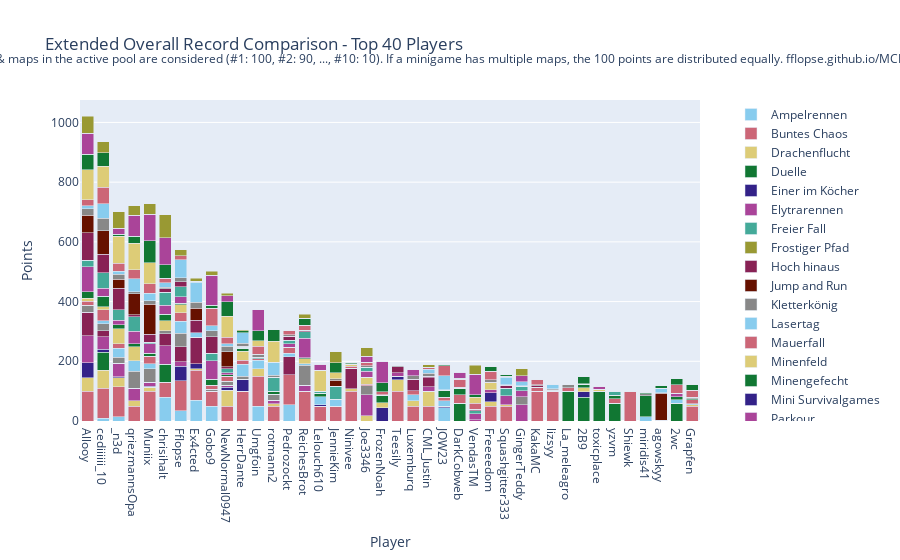

Notebook source saved alongside this figure:
### Code cell
import plotly.graph_objects as go

# Sum all columns to get the total score
outDf['Total'] = outDf.sum(axis=1)

# Sort by total score and fill N/A values with 0
outDf = outDf.sort_values(by='Total', ascending=False).fillna(0)

# Crop to top 10 players
cropDf = outDf.head(40).copy()

# Drop the 'Total' column for plotting
cropDf = cropDf.drop(columns=['Total'])

# Create a color palette
color_palette = px.colors.qualitative.Safe

# Create the stacked bar plot
fig = go.Figure()

cropDf = remove_duplicate_columns(cropDf)

for column in cropDf.columns.difference(['Player']):
    fig.add_trace(go.Bar(
        x=cropDf.index,
        y=cropDf[column],
        name=column,
        marker_color=color_palette[len(fig.data) % len(color_palette)]
    ))

# Update layout
fig.update_layout(
    barmode='stack',
    title='Extended Overall Record Comparison - Top 40 Players',
    xaxis=dict(title='Player'),
    yaxis=dict(title='Points'),
    #height=800,
    #width=1000,
    legend=dict(
        x=1.05,
        y=0.5,
        traceorder='normal',
        font=dict(size=12),
        bgcolor='rgba(255, 255, 255, 0)',
        bordercolor='rgba(0, 0, 0, 0)'
    ),
    margin=dict(r=200),  # Adjust right margin to make room for the legend
    annotations=[
        dict(
            x=0.5,
            y=1.1635,
            xref='paper',
            yref='paper',
            text='Max 100 points per minigame. Records #1 through #10 of games & maps in the active pool are considered (#1: 100, #2: 90, ..., #10: 10). If a minigame has multiple maps, the 100 points are distributed equally. fflopse.github.io/MCP-Records/data-analysis/global-ranking.ipynb',
            showarrow=False,
            font=dict(size=12),
            xanchor='center'
        )
    ]
)

fig.show()

# save the plot as an html file

fig.write_html('out/ext_overall_record_comparison.html')

### Figure 1 — Plotly figure (JSON) as saved in the notebook; plotly's stock layout.template omitted (floating-point values rounded to 4 significant figures)
{"data": [{"marker": {"color": "rgb(136, 204, 238)"}, "name": "Ampelrennen", "type": "bar", "x": ["Allooy", "cediiiiii_10", "_n3d", "qriezmannsOpa", "Muniix", "chrisihalt", "Fflopse", "Ex4cted", "Gobo9", "NewNormal0947", "HerrDante", "Umgfoin", "rotmann2", "Pedrozockt", "ReichesBrot", "Lelouch610", "JennieKim", "Ninivee", "Joe3346", "FrozenNoah", "Teesily", "Luxemburq", "CML_Justin", "JOW23", "DarkCobweb", "VendasTM", "Freeeedom", "Squashgitter333", "GingerTeddy", "KakaMC", "lizsyy", "La_meleagro", "2B9", "toxicplace", "yzvm", "Shiewk", "miridis41", "agowskyy", "2wc", "Grapfen"], "y": [0.0, 10.0, 15.0, 0.0, 0.0, 80.0, 35.0, 70.0, 50.0, 0.0, 0.0, 50.0, 0.0, 55.0, 0.0, 0.0, 0.0, 0.0, 0.0, 0.0, 0.0, 0.0, 0.0, 45.0, 0.0, 0.0, 0.0, 0.0, 0.0, 0.0, 0.0, 0.0, 0.0, 0.0, 0.0, 0.0, 15.0, 0.0, 0.0, 0.0]}, {"marker": {"color": "rgb(204, 102, 119)"}, "name": "Buntes Chaos", "type": "bar", "x": ["Allooy", "cediiiiii_10", "_n3d", "qriezmannsOpa", "Muniix", "chrisihalt", "Fflopse", "Ex4cted", "Gobo9", "NewNormal0947", "HerrDante", "Umgfoin", "rotmann2", "Pedrozockt", "ReichesBrot", "Lelouch610", "JennieKim", "Ninivee", "Joe3346", "FrozenNoah", "Teesily", "Luxemburq", "CML_Justin", "JOW23", "DarkCobweb", "VendasTM", "Freeeedom", "Squashgitter333", "GingerTeddy", "KakaMC", "lizsyy", "La_meleagro", "2B9", "toxicplace", "yzvm", "Shiewk", "miridis41", "agowskyy", "2wc", "Grapfen"], "y": [100.0, 100.0, 100.0, 50.0, 100.0, 50.0, 100.0, 100.0, 50.0, 50.0, 100.0, 100.0, 50.0, 100.0, 100.0, 50.0, 50.0, 100.0, 0.0, 0.0, 100.0, 50.0, 50.0, 0.0, 0.0, 0.0, 50.0, 50.0, 0.0, 100.0, 100.0, 0.0, 0.0, 0.0, 0.0, 100.0, 0.0, 0.0, 0.0, 50.0]}, {"marker": {"color": "rgb(221, 204, 119)"}, "name": "Drachenflucht", "type": "bar", "x": ["Allooy", "cediiiiii_10", "_n3d", "qriezmannsOpa", "Muniix", "chrisihalt", "Fflopse", "Ex4cted", "Gobo9", "NewNormal0947", "HerrDante", "Umgfoin", "rotmann2", "Pedrozockt", "ReichesBrot", "Lelouch610", "JennieKim", "Ninivee", "Joe3346", "FrozenNoah", "Teesily", "Luxemburq", "CML_Justin", "JOW23", "DarkCobweb", "VendasTM", "Freeeedom", "Squashgitter333", "GingerTeddy", "KakaMC", "lizsyy", "La_meleagro", "2B9", "toxicplace", "yzvm", "Shiewk", "miridis41", "agowskyy", "2wc", "Grapfen"], "y": [45.0, 60.0, 30.0, 17.5, 12.5, 0.0, 0.0, 5.0, 0.0, 52.5, 0.0, 25.0, 7.5, 0.0, 0.0, 0.0, 0.0, 7.5, 17.5, 0.0, 37.5, 17.5, 50.0, 0.0, 0.0, 0.0, 15.0, 5.0, 0.0, 0.0, 0.0, 0.0, 0.0, 0.0, 0.0, 0.0, 0.0, 0.0, 0.0, 5.0]}, {"marker": {"color": "rgb(17, 119, 51)"}, "name": "Duelle", "type": "bar", "x": ["Allooy", "cediiiiii_10", "_n3d", "qriezmannsOpa", "Muniix", "chrisihalt", "Fflopse", "Ex4cted", "Gobo9", "NewNormal0947", "HerrDante", "Umgfoin", "rotmann2", "Pedrozockt", "ReichesBrot", "Lelouch610", "JennieKim", "Ninivee", "Joe3346", "FrozenNoah", "Teesily", "Luxemburq", "CML_Justin", "JOW23", "DarkCobweb", "VendasTM", "Freeeedom", "Squashgitter333", "GingerTeddy", "KakaMC", "lizsyy", "La_meleagro", "2B9", "toxicplace", "yzvm", "Shiewk", "miridis41", "agowskyy", "2wc", "Grapfen"], "y": [0.0, 60.0, 0.0, 0.0, 0.0, 60.0, 0.0, 0.0, 0.0, 0.0, 0.0, 0.0, 0.0, 0.0, 0.0, 0.0, 0.0, 0.0, 0.0, 0.0, 0.0, 0.0, 0.0, 0.0, 60.0, 0.0, 0.0, 0.0, 0.0, 0.0, 0.0, 100.0, 80.0, 100.0, 60.0, 0.0, 70.0, 0.0, 60.0, 0.0]}, {"marker": {"color": "rgb(51, 34, 136)"}, "name": "Einer im Köcher", "type": "bar", "x": ["Allooy", "cediiiiii_10", "_n3d", "qriezmannsOpa", "Muniix", "chrisihalt", "Fflopse", "Ex4cted", "Gobo9", "NewNormal0947", "HerrDante", "Umgfoin", "rotmann2", "Pedrozockt", "ReichesBrot", "Lelouch610", "JennieKim", "Ninivee", "Joe3346", "FrozenNoah", "Teesily", "Luxemburq", "CML_Justin", "JOW23", "DarkCobweb", "VendasTM", "Freeeedom", "Squashgitter333", "GingerTeddy", "KakaMC", "lizsyy", "La_meleagro", "2B9", "toxicplace", "yzvm", "Shiewk", "miridis41", "agowskyy", "2wc", "Grapfen"], "y": [50.0, 10.0, 4.0, 0.0, 4.0, 0.0, 48.0, 16.0, 0.0, 10.0, 40.0, 0.0, 0.0, 0.0, 0.0, 4.0, 0.0, 0.0, 0.0, 44.0, 12.0, 0.0, 0.0, 4.0, 0.0, 0.0, 30.0, 0.0, 0.0, 0.0, 0.0, 0.0, 18.0, 0.0, 0.0, 0.0, 0.0, 0.0, 0.0, 0.0]}, {"marker": {"color": "rgb(170, 68, 153)"}, "name": "Elytrarennen", "type": "bar", "x": ["Allooy", "cediiiiii_10", "_n3d", "qriezmannsOpa", "Muniix", "chrisihalt", "Fflopse", "Ex4cted", "Gobo9", "NewNormal0947", "HerrDante", "Umgfoin", "rotmann2", "Pedrozockt", "ReichesBrot", "Lelouch610", "JennieKim", "Ninivee", "Joe3346", "FrozenNoah", "Teesily", "Luxemburq", "CML_Justin", "JOW23", "DarkCobweb", "VendasTM", "Freeeedom", "Squashgitter333", "GingerTeddy", "KakaMC", "lizsyy", "La_meleagro", "2B9", "toxicplace", "yzvm", "Shiewk", "miridis41", "agowskyy", "2wc", "Grapfen"], "y": [90.0, 42.5, 45.0, 42.5, 12.5, 62.5, 15.0, 0.0, 0.0, 7.5, 0.0, 0.0, 12.5, 0.0, 20.0, 0.0, 0.0, 0.0, 70.0, 0.0, 0.0, 0.0, 15.0, 0.0, 0.0, 5.0, 10.0, 30.0, 55.0, 0.0, 0.0, 0.0, 0.0, 0.0, 0.0, 0.0, 0.0, 0.0, 0.0, 0.0]}, {"marker": {"color": "rgb(68, 170, 153)"}, "name": "Freier Fall", "type": "bar", "x": ["Allooy", "cediiiiii_10", "_n3d", "qriezmannsOpa", "Muniix", "chrisihalt", "Fflopse", "Ex4cted", "Gobo9", "NewNormal0947", "HerrDante", "Umgfoin", "rotmann2", "Pedrozockt", "ReichesBrot", "Lelouch610", "JennieKim", "Ninivee", "Joe3346", "FrozenNoah", "Teesily", "Luxemburq", "CML_Justin", "JOW23", "DarkCobweb", "VendasTM", "Freeeedom", "Squashgitter333", "GingerTeddy", "KakaMC", "lizsyy", "La_meleagro", "2B9", "toxicplace", "yzvm", "Shiewk", "miridis41", "agowskyy", "2wc", "Grapfen"], "y": [0.0, 0.0, 0.0, 0.0, 0.0, 0.0, 0.0, 0.0, 0.0, 0.0, 0.0, 0.0, 0.0, 0.0, 0.0, 0.0, 0.0, 0.0, 0.0, 0.0, 0.0, 0.0, 0.0, 0.0, 0.0, 0.0, 0.0, 0.0, 0.0, 0.0, 0.0, 0.0, 0.0, 0.0, 0.0, 0.0, 0.0, 0.0, 0.0, 0.0]}, {"marker": {"color": "rgb(153, 153, 51)"}, "name": "Frostiger Pfad", "type": "bar", "x": ["Allooy", "cediiiiii_10", "_n3d", "qriezmannsOpa", "Muniix", "chrisihalt", "Fflopse", "Ex4cted", "Gobo9", "NewNormal0947", "HerrDante", "Umgfoin", "rotmann2", "Pedrozockt", "ReichesBrot", "Lelouch610", "JennieKim", "Ninivee", "Joe3346", "FrozenNoah", "Teesily", "Luxemburq", "CML_Justin", "JOW23", "DarkCobweb", "VendasTM", "Freeeedom", "Squashgitter333", "GingerTeddy", "KakaMC", "lizsyy", "La_meleagro", "2B9", "toxicplace", "yzvm", "Shiewk", "miridis41", "agowskyy", "2wc", "Grapfen"], "y": [0.0, 0.0, 0.0, 0.0, 0.0, 0.0, 0.0, 0.0, 0.0, 0.0, 0.0, 0.0, 0.0, 0.0, 0.0, 0.0, 0.0, 0.0, 0.0, 0.0, 0.0, 0.0, 0.0, 0.0, 0.0, 0.0, 0.0, 0.0, 0.0, 0.0, 0.0, 0.0, 0.0, 0.0, 0.0, 0.0, 0.0, 0.0, 0.0, 0.0]}, {"marker": {"color": "rgb(136, 34, 85)"}, "name": "Hoch hinaus", "type": "bar", "x": ["Allooy", "cediiiiii_10", "_n3d", "qriezmannsOpa", "Muniix", "chrisihalt", "Fflopse", "Ex4cted", "Gobo9", "NewNormal0947", "HerrDante", "Umgfoin", "rotmann2", "Pedrozockt", "ReichesBrot", "Lelouch610", "JennieKim", "Ninivee", "Joe3346", "FrozenNoah", "Teesily", "Luxemburq", "CML_Justin", "JOW23", "DarkCobweb", "VendasTM", "Freeeedom", "Squashgitter333", "GingerTeddy", "KakaMC", "lizsyy", "La_meleagro", "2B9", "toxicplace", "yzvm", "Shiewk", "miridis41", "agowskyy", "2wc", "Grapfen"], "y": [80.0, 20.0, 0.0, 0.0, 0.0, 40.0, 50.0, 90.0, 0.0, 0.0, 0.0, 0.0, 0.0, 60.0, 0.0, 0.0, 0.0, 70.0, 0.0, 0.0, 0.0, 0.0, 30.0, 0.0, 0.0, 0.0, 0.0, 0.0, 0.0, 0.0, 0.0, 0.0, 0.0, 0.0, 0.0, 0.0, 0.0, 0.0, 0.0, 0.0]}, {"marker": {"color": "rgb(102, 17, 0)"}, "name": "Jump and Run", "type": "bar", "x": ["Allooy", "cediiiiii_10", "_n3d", "qriezmannsOpa", "Muniix", "chrisihalt", "Fflopse", "Ex4cted", "Gobo9", "NewNormal0947", "HerrDante", "Umgfoin", "rotmann2", "Pedrozockt", "ReichesBrot", "Lelouch610", "JennieKim", "Ninivee", "Joe3346", "FrozenNoah", "Teesily", "Luxemburq", "CML_Justin", "JOW23", "DarkCobweb", "VendasTM", "Freeeedom", "Squashgitter333", "GingerTeddy", "KakaMC", "lizsyy", "La_meleagro", "2B9", "toxicplace", "yzvm", "Shiewk", "miridis41", "agowskyy", "2wc", "Grapfen"], "y": [0.0, 0.0, 0.0, 0.0, 0.0, 0.0, 0.0, 0.0, 0.0, 0.0, 0.0, 0.0, 0.0, 0.0, 0.0, 0.0, 0.0, 0.0, 0.0, 0.0, 0.0, 0.0, 0.0, 0.0, 0.0, 0.0, 0.0, 0.0, 0.0, 0.0, 0.0, 0.0, 0.0, 0.0, 0.0, 0.0, 0.0, 0.0, 0.0, 0.0]}, {"marker": {"color": "rgb(136, 136, 136)"}, "name": "Kletterkönig", "type": "bar", "x": ["Allooy", "cediiiiii_10", "_n3d", "qriezmannsOpa", "Muniix", "chrisihalt", "Fflopse", "Ex4cted", "Gobo9", "NewNormal0947", "HerrDante", "Umgfoin", "rotmann2", "Pedrozockt", "ReichesBrot", "Lelouch610", "JennieKim", "Ninivee", "Joe3346", "FrozenNoah", "Teesily", "Luxemburq", "CML_Justin", "JOW23", "DarkCobweb", "VendasTM", "Freeeedom", "Squashgitter333", "GingerTeddy", "KakaMC", "lizsyy", "La_meleagro", "2B9", "toxicplace", "yzvm", "Shiewk", "miridis41", "agowskyy", "2wc", "Grapfen"], "y": [23.33, 23.33, 20.0, 56.67, 46.67, 10.0, 46.67, 0.0, 6.667, 13.33, 10.0, 0.0, 20.0, 0.0, 66.67, 0.0, 0.0, 0.0, 30.0, 0.0, 0.0, 0.0, 0.0, 0.0, 0.0, 0.0, 0.0, 0.0, 26.67, 0.0, 0.0, 0.0, 0.0, 0.0, 0.0, 0.0, 0.0, 0.0, 0.0, 0.0]}, {"marker": {"color": "rgb(136, 204, 238)"}, "name": "Lasertag", "type": "bar", "x": ["Allooy", "cediiiiii_10", "_n3d", "qriezmannsOpa", "Muniix", "chrisihalt", "Fflopse", "Ex4cted", "Gobo9", "NewNormal0947", "HerrDante", "Umgfoin", "rotmann2", "Pedrozockt", "ReichesBrot", "Lelouch610", "JennieKim", "Ninivee", "Joe3346", "FrozenNoah", "Teesily", "Luxemburq", "CML_Justin", "JOW23", "DarkCobweb", "VendasTM", "Freeeedom", "Squashgitter333", "GingerTeddy", "KakaMC", "lizsyy", "La_meleagro", "2B9", "toxicplace", "yzvm", "Shiewk", "miridis41", "agowskyy", "2wc", "Grapfen"], "y": [0.0, 10.0, 30.0, 35.0, 16.67, 0.0, 40.0, 15.0, 0.0, 0.0, 40.0, 28.33, 0.0, 11.67, 5.0, 26.67, 23.33, 0.0, 0.0, 0.0, 0.0, 20.0, 0.0, 18.33, 0.0, 0.0, 0.0, 0.0, 0.0, 0.0, 0.0, 0.0, 0.0, 0.0, 0.0, 0.0, 0.0, 0.0, 11.67, 3.333]}, {"marker": {"color": "rgb(204, 102, 119)"}, "name": "Mauerfall", "type": "bar", "x": ["Allooy", "cediiiiii_10", "_n3d", "qriezmannsOpa", "Muniix", "chrisihalt", "Fflopse", "Ex4cted", "Gobo9", "NewNormal0947", "HerrDante", "Umgfoin", "rotmann2", "Pedrozockt", "ReichesBrot", "Lelouch610", "JennieKim", "Ninivee", "Joe3346", "FrozenNoah", "Teesily", "Luxemburq", "CML_Justin", "JOW23", "DarkCobweb", "VendasTM", "Freeeedom", "Squashgitter333", "GingerTeddy", "KakaMC", "lizsyy", "La_meleagro", "2B9", "toxicplace", "yzvm", "Shiewk", "miridis41", "agowskyy", "2wc", "Grapfen"], "y": [12.86, 37.14, 14.29, 0.0, 24.29, 0.0, 28.57, 0.0, 12.86, 17.14, 14.29, 5.714, 0.0, 20.0, 0.0, 0.0, 0.0, 5.714, 5.714, 0.0, 0.0, 14.29, 0.0, 12.86, 27.14, 0.0, 0.0, 0.0, 0.0, 12.86, 0.0, 11.43, 0.0, 0.0, 14.29, 0.0, 0.0, 2.857, 0.0, 12.86]}, {"marker": {"color": "rgb(221, 204, 119)"}, "name": "Minenfeld", "type": "bar", "x": ["Allooy", "cediiiiii_10", "_n3d", "qriezmannsOpa", "Muniix", "chrisihalt", "Fflopse", "Ex4cted", "Gobo9", "NewNormal0947", "HerrDante", "Umgfoin", "rotmann2", "Pedrozockt", "ReichesBrot", "Lelouch610", "JennieKim", "Ninivee", "Joe3346", "FrozenNoah", "Teesily", "Luxemburq", "CML_Justin", "JOW23", "DarkCobweb", "VendasTM", "Freeeedom", "Squashgitter333", "GingerTeddy", "KakaMC", "lizsyy", "La_meleagro", "2B9", "toxicplace", "yzvm", "Shiewk", "miridis41", "agowskyy", "2wc", "Grapfen"], "y": [10.0, 10.0, 50.0, 46.67, 0.0, 33.33, 26.67, 0.0, 0.0, 0.0, 30.0, 0.0, 0.0, 0.0, 16.67, 0.0, 0.0, 6.667, 23.33, 16.67, 0.0, 0.0, 0.0, 0.0, 0.0, 0.0, 23.33, 0.0, 0.0, 0.0, 0.0, 0.0, 13.33, 6.667, 0.0, 0.0, 0.0, 0.0, 0.0, 0.0]}, {"marker": {"color": "rgb(17, 119, 51)"}, "name": "Minengefecht", "type": "bar", "x": ["Allooy", "cediiiiii_10", "_n3d", "qriezmannsOpa", "Muniix", "chrisihalt", "Fflopse", "Ex4cted", "Gobo9", "NewNormal0947", "HerrDante", "Umgfoin", "rotmann2", "Pedrozockt", "ReichesBrot", "Lelouch610", "JennieKim", "Ninivee", "Joe3346", "FrozenNoah", "Teesily", "Luxemburq", "CML_Justin", "JOW23", "DarkCobweb", "VendasTM", "Freeeedom", "Squashgitter333", "GingerTeddy", "KakaMC", "lizsyy", "La_meleagro", "2B9", "toxicplace", "yzvm", "Shiewk", "miridis41", "agowskyy", "2wc", "Grapfen"], "y": [22.5, 35.0, 13.75, 10.0, 10.0, 22.5, 3.75, 0.0, 20.0, 3.75, 8.75, 0.0, 10.0, 0.0, 3.75, 12.5, 0.0, 0.0, 0.0, 25.0, 0.0, 0.0, 0.0, 22.5, 22.5, 0.0, 0.0, 0.0, 0.0, 0.0, 0.0, 0.0, 11.25, 0.0, 12.5, 0.0, 0.0, 0.0, 8.75, 3.75]}, {"marker": {"color": "rgb(51, 34, 136)"}, "name": "Mini Survivalgames", "type": "bar", "x": ["Allooy", "cediiiiii_10", "_n3d", "qriezmannsOpa", "Muniix", "chrisihalt", "Fflopse", "Ex4cted", "Gobo9", "NewNormal0947", "HerrDante", "Umgfoin", "rotmann2", "Pedrozockt", "ReichesBrot", "Lelouch610", "JennieKim", "Ninivee", "Joe3346", "FrozenNoah", "Teesily", "Luxemburq", "CML_Justin", "JOW23", "DarkCobweb", "VendasTM", "Freeeedom", "Squashgitter333", "GingerTeddy", "KakaMC", "lizsyy", "La_meleagro", "2B9", "toxicplace", "yzvm", "Shiewk", "miridis41", "agowskyy", "2wc", "Grapfen"], "y": [0.0, 0.0, 0.0, 0.0, 0.0, 0.0, 0.0, 0.0, 0.0, 0.0, 0.0, 0.0, 0.0, 0.0, 0.0, 0.0, 0.0, 0.0, 0.0, 0.0, 0.0, 0.0, 0.0, 0.0, 0.0, 0.0, 0.0, 0.0, 0.0, 0.0, 0.0, 0.0, 0.0, 0.0, 0.0, 0.0, 0.0, 0.0, 0.0, 0.0]}, {"marker": {"color": "rgb(170, 68, 153)"}, "name": "Parkour", "type": "bar", "x": ["Allooy", "cediiiiii_10", "_n3d", "qriezmannsOpa", "Muniix", "chrisihalt", "Fflopse", "Ex4cted", "Gobo9", "NewNormal0947", "HerrDante", "Umgfoin", "rotmann2", "Pedrozockt", "ReichesBrot", "Lelouch610", "JennieKim", "Ninivee", "Joe3346", "FrozenNoah", "Teesily", "Luxemburq", "CML_Justin", "JOW23", "DarkCobweb", "VendasTM", "Freeeedom", "Squashgitter333", "GingerTeddy", "KakaMC", "lizsyy", "La_meleagro", "2B9", "toxicplace", "yzvm", "Shiewk", "miridis41", "agowskyy", "2wc", "Grapfen"], "y": [82.5, 27.5, 15.0, 42.5, 32.5, 30.0, 22.5, 0.0, 62.5, 7.5, 0.0, 0.0, 0.0, 12.5, 65.0, 0.0, 0.0, 0.0, 20.0, 0.0, 12.5, 0.0, 0.0, 0.0, 0.0, 20.0, 0.0, 0.0, 20.0, 0.0, 0.0, 0.0, 0.0, 10.0, 0.0, 0.0, 0.0, 0.0, 12.5, 0.0]}, {"marker": {"color": "rgb(68, 170, 153)"}, "name": "Pferderennen", "type": "bar", "x": ["Allooy", "cediiiiii_10", "_n3d", "qriezmannsOpa", "Muniix", "chrisihalt", "Fflopse", "Ex4cted", "Gobo9", "NewNormal0947", "HerrDante", "Umgfoin", "rotmann2", "Pedrozockt", "ReichesBrot", "Lelouch610", "JennieKim", "Ninivee", "Joe3346", "FrozenNoah", "Teesily", "Luxemburq", "CML_Justin", "JOW23", "DarkCobweb", "VendasTM", "Freeeedom", "Squashgitter333", "GingerTeddy", "KakaMC", "lizsyy", "La_meleagro", "2B9", "toxicplace", "yzvm", "Shiewk", "miridis41", "agowskyy", "2wc", "Grapfen"], "y": [21.67, 51.67, 35.0, 48.33, 5.0, 43.33, 33.33, 0.0, 25.0, 13.33, 3.333, 3.333, 46.67, 11.67, 21.67, 5.0, 43.33, 0.0, 13.33, 0.0, 0.0, 0.0, 0.0, 0.0, 0.0, 10.0, 0.0, 25.0, 15.0, 0.0, 3.333, 0.0, 0.0, 0.0, 13.33, 0.0, 0.0, 0.0, 0.0, 0.0]}, {"marker": {"color": "rgb(153, 153, 51)"}, "name": "Reihenfolge", "type": "bar", "x": ["Allooy", "cediiiiii_10", "_n3d", "qriezmannsOpa", "Muniix", "chrisihalt", "Fflopse", "Ex4cted", "Gobo9", "NewNormal0947", "HerrDante", "Umgfoin", "rotmann2", "Pedrozockt", "ReichesBrot", "Lelouch610", "JennieKim", "Ninivee", "Joe3346", "FrozenNoah", "Teesily", "Luxemburq", "CML_Justin", "JOW23", "DarkCobweb", "VendasTM", "Freeeedom", "Squashgitter333", "GingerTeddy", "KakaMC", "lizsyy", "La_meleagro", "2B9", "toxicplace", "yzvm", "Shiewk", "miridis41", "agowskyy", "2wc", "Grapfen"], "y": [0.0, 0.0, 0.0, 0.0, 0.0, 0.0, 0.0, 0.0, 0.0, 0.0, 0.0, 0.0, 0.0, 0.0, 0.0, 0.0, 0.0, 0.0, 0.0, 0.0, 0.0, 0.0, 0.0, 0.0, 0.0, 0.0, 0.0, 0.0, 0.0, 0.0, 0.0, 0.0, 0.0, 0.0, 0.0, 0.0, 0.0, 0.0, 0.0, 0.0]}, {"marker": {"color": "rgb(136, 34, 85)"}, "name": "Replika", "type": "bar", "x": ["Allooy", "cediiiiii_10", "_n3d", "qriezmannsOpa", "Muniix", "chrisihalt", "Fflopse", "Ex4cted", "Gobo9", "NewNormal0947", "HerrDante", "Umgfoin", "rotmann2", "Pedrozockt", "ReichesBrot", "Lelouch610", "JennieKim", "Ninivee", "Joe3346", "FrozenNoah", "Teesily", "Luxemburq", "CML_Justin", "JOW23", "DarkCobweb", "VendasTM", "Freeeedom", "Squashgitter333", "GingerTeddy", "KakaMC", "lizsyy", "La_meleagro", "2B9", "toxicplace", "yzvm", "Shiewk", "miridis41", "agowskyy", "2wc", "Grapfen"], "y": [92.05, 60.77, 72.48, 7.094, 27.01, 11.11, 16.75, 41.97, 55.38, 6.667, 3.675, 0.5128, 0.5128, 13.08, 3.59, 0.9402, 0.4274, 0.1709, 0.5128, 0.0, 20.34, 38.03, 4.444, 0.6838, 0.4274, 2.308, 1.111, 9.573, 0.4274, 5.043, 1.282, 0.0, 0.0, 0.0, 0.0, 0.3419, 0.0, 0.0, 0.0, 0.0]}, {"marker": {"color": "rgb(102, 17, 0)"}, "name": "Runterpurzeln", "type": "bar", "x": ["Allooy", "cediiiiii_10", "_n3d", "qriezmannsOpa", "Muniix", "chrisihalt", "Fflopse", "Ex4cted", "Gobo9", "NewNormal0947", "HerrDante", "Umgfoin", "rotmann2", "Pedrozockt", "ReichesBrot", "Lelouch610", "JennieKim", "Ninivee", "Joe3346", "FrozenNoah", "Teesily", "Luxemburq", "CML_Justin", "JOW23", "DarkCobweb", "VendasTM", "Freeeedom", "Squashgitter333", "GingerTeddy", "KakaMC", "lizsyy", "La_meleagro", "2B9", "toxicplace", "yzvm", "Shiewk", "miridis41", "agowskyy", "2wc", "Grapfen"], "y": [60.0, 80.0, 30.0, 70.0, 100.0, 0.0, 0.0, 40.0, 0.0, 50.0, 0.0, 0.0, 0.0, 0.0, 0.0, 0.0, 20.0, 0.0, 0.0, 0.0, 0.0, 0.0, 0.0, 0.0, 0.0, 0.0, 0.0, 0.0, 0.0, 0.0, 0.0, 0.0, 0.0, 0.0, 0.0, 0.0, 0.0, 90.0, 0.0, 0.0]}, {"marker": {"color": "rgb(136, 136, 136)"}, "name": "Sammelwahn", "type": "bar", "x": ["Allooy", "cediiiiii_10", "_n3d", "qriezmannsOpa", "Muniix", "chrisihalt", "Fflopse", "Ex4cted", "Gobo9", "NewNormal0947", "HerrDante", "Umgfoin", "rotmann2", "Pedrozockt", "ReichesBrot", "Lelouch610", "JennieKim", "Ninivee", "Joe3346", "FrozenNoah", "Teesily", "Luxemburq", "CML_Justin", "JOW23", "DarkCobweb", "VendasTM", "Freeeedom", "Squashgitter333", "GingerTeddy", "KakaMC", "lizsyy", "La_meleagro", "2B9", "toxicplace", "yzvm", "Shiewk", "miridis41", "agowskyy", "2wc", "Grapfen"], "y": [21.03, 41.54, 17.69, 7.179, 11.03, 5.641, 14.1, 20.0, 19.49, 19.23, 9.744, 10.0, 5.385, 5.128, 2.308, 0.7692, 4.872, 1.538, 4.615, 2.564, 3.59, 11.03, 9.744, 0.5128, 2.308, 2.564, 8.205, 1.538, 1.795, 3.59, 3.077, 10.51, 2.564, 0.0, 0.0, 0.0, 6.41, 2.051, 0.0, 5.385]}, {"marker": {"color": "rgb(136, 204, 238)"}, "name": "Schießstand", "type": "bar", "x": ["Allooy", "cediiiiii_10", "_n3d", "qriezmannsOpa", "Muniix", "chrisihalt", "Fflopse", "Ex4cted", "Gobo9", "NewNormal0947", "HerrDante", "Umgfoin", "rotmann2", "Pedrozockt", "ReichesBrot", "Lelouch610", "JennieKim", "Ninivee", "Joe3346", "FrozenNoah", "Teesily", "Luxemburq", "CML_Justin", "JOW23", "DarkCobweb", "VendasTM", "Freeeedom", "Squashgitter333", "GingerTeddy", "KakaMC", "lizsyy", "La_meleagro", "2B9", "toxicplace", "yzvm", "Shiewk", "miridis41", "agowskyy", "2wc", "Grapfen"], "y": [10.0, 47.5, 10.0, 42.5, 25.0, 15.0, 60.0, 67.5, 17.5, 7.5, 35.0, 0.0, 45.0, 0.0, 0.0, 0.0, 0.0, 0.0, 0.0, 0.0, 0.0, 0.0, 15.0, 47.5, 0.0, 0.0, 0.0, 25.0, 12.5, 0.0, 15.0, 0.0, 0.0, 0.0, 0.0, 0.0, 0.0, 15.0, 0.0, 0.0]}, {"marker": {"color": "rgb(204, 102, 119)"}, "name": "Skywars", "type": "bar", "x": ["Allooy", "cediiiiii_10", "_n3d", "qriezmannsOpa", "Muniix", "chrisihalt", "Fflopse", "Ex4cted", "Gobo9", "NewNormal0947", "HerrDante", "Umgfoin", "rotmann2", "Pedrozockt", "ReichesBrot", "Lelouch610", "JennieKim", "Ninivee", "Joe3346", "FrozenNoah", "Teesily", "Luxemburq", "CML_Justin", "JOW23", "DarkCobweb", "VendasTM", "Freeeedom", "Squashgitter333", "GingerTeddy", "KakaMC", "lizsyy", "La_meleagro", "2B9", "toxicplace", "yzvm", "Shiewk", "miridis41", "agowskyy", "2wc", "Grapfen"], "y": [20.0, 56.67, 26.67, 30.0, 33.33, 15.0, 13.33, 3.333, 58.33, 21.67, 0.0, 26.67, 0.0, 13.33, 16.67, 0.0, 0.0, 0.0, 11.67, 10.0, 0.0, 0.0, 6.667, 33.33, 26.67, 20.0, 28.33, 3.333, 0.0, 16.67, 0.0, 0.0, 0.0, 0.0, 0.0, 0.0, 0.0, 0.0, 28.33, 23.33]}, {"marker": {"color": "rgb(221, 204, 119)"}, "name": "Spleef", "type": "bar", "x": ["Allooy", "cediiiiii_10", "_n3d", "qriezmannsOpa", "Muniix", "chrisihalt", "Fflopse", "Ex4cted", "Gobo9", "NewNormal0947", "HerrDante", "Umgfoin", "rotmann2", "Pedrozockt", "ReichesBrot", "Lelouch610", "JennieKim", "Ninivee", "Joe3346", "FrozenNoah", "Teesily", "Luxemburq", "CML_Justin", "JOW23", "DarkCobweb", "VendasTM", "Freeeedom", "Squashgitter333", "GingerTeddy", "KakaMC", "lizsyy", "La_meleagro", "2B9", "toxicplace", "yzvm", "Shiewk", "miridis41", "agowskyy", "2wc", "Grapfen"], "y": [100.0, 70.0, 90.0, 90.0, 70.0, 0.0, 0.0, 0.0, 0.0, 70.0, 0.0, 20.0, 70.0, 0.0, 0.0, 70.0, 20.0, 0.0, 0.0, 0.0, 0.0, 0.0, 0.0, 0.0, 0.0, 20.0, 0.0, 0.0, 0.0, 0.0, 0.0, 0.0, 0.0, 0.0, 0.0, 0.0, 0.0, 0.0, 0.0, 0.0]}, {"marker": {"color": "rgb(17, 119, 51)"}, "name": "Survivalgames", "type": "bar", "x": ["Allooy", "cediiiiii_10", "_n3d", "qriezmannsOpa", "Muniix", "chrisihalt", "Fflopse", "Ex4cted", "Gobo9", "NewNormal0947", "HerrDante", "Umgfoin", "rotmann2", "Pedrozockt", "ReichesBrot", "Lelouch610", "JennieKim", "Ninivee", "Joe3346", "FrozenNoah", "Teesily", "Luxemburq", "CML_Justin", "JOW23", "DarkCobweb", "VendasTM", "Freeeedom", "Squashgitter333", "GingerTeddy", "KakaMC", "lizsyy", "La_meleagro", "2B9", "toxicplace", "yzvm", "Shiewk", "miridis41", "agowskyy", "2wc", "Grapfen"], "y": [52.5, 45.0, 7.5, 22.5, 72.5, 45.0, 0.0, 0.0, 10.0, 50.0, 7.5, 32.5, 37.5, 0.0, 22.5, 0.0, 32.5, 5.0, 0.0, 30.0, 0.0, 0.0, 0.0, 5.0, 5.0, 7.5, 17.5, 7.5, 0.0, 0.0, 0.0, 0.0, 25.0, 0.0, 0.0, 0.0, 5.0, 7.5, 20.0, 20.0]}, {"marker": {"color": "rgb(51, 34, 136)"}, "name": "Todeswürfel", "type": "bar", "x": ["Allooy", "cediiiiii_10", "_n3d", "qriezmannsOpa", "Muniix", "chrisihalt", "Fflopse", "Ex4cted", "Gobo9", "NewNormal0947", "HerrDante", "Umgfoin", "rotmann2", "Pedrozockt", "ReichesBrot", "Lelouch610", "JennieKim", "Ninivee", "Joe3346", "FrozenNoah", "Teesily", "Luxemburq", "CML_Justin", "JOW23", "DarkCobweb", "VendasTM", "Freeeedom", "Squashgitter333", "GingerTeddy", "KakaMC", "lizsyy", "La_meleagro", "2B9", "toxicplace", "yzvm", "Shiewk", "miridis41", "agowskyy", "2wc", "Grapfen"], "y": [0.0, 0.0, 0.0, 0.0, 0.0, 0.0, 0.0, 0.0, 0.0, 0.0, 0.0, 0.0, 0.0, 0.0, 0.0, 0.0, 0.0, 0.0, 0.0, 0.0, 0.0, 0.0, 0.0, 0.0, 0.0, 0.0, 0.0, 0.0, 0.0, 0.0, 0.0, 0.0, 0.0, 0.0, 0.0, 0.0, 0.0, 0.0, 0.0, 0.0]}, {"marker": {"color": "rgb(170, 68, 153)"}, "name": "Turmroulette", "type": "bar", "x": ["Allooy", "cediiiiii_10", "_n3d", "qriezmannsOpa", "Muniix", "chrisihalt", "Fflopse", "Ex4cted", "Gobo9", "NewNormal0947", "HerrDante", "Umgfoin", "rotmann2", "Pedrozockt", "ReichesBrot", "Lelouch610", "JennieKim", "Ninivee", "Joe3346", "FrozenNoah", "Teesily", "Luxemburq", "CML_Justin", "JOW23", "DarkCobweb", "VendasTM", "Freeeedom", "Squashgitter333", "GingerTeddy", "KakaMC", "lizsyy", "La_meleagro", "2B9", "toxicplace", "yzvm", "Shiewk", "miridis41", "agowskyy", "2wc", "Grapfen"], "y": [70.0, 0.0, 20.0, 70.0, 90.0, 90.0, 0.0, 0.0, 100.0, 20.0, 0.0, 70.0, 0.0, 0.0, 0.0, 20.0, 0.0, 0.0, 20.0, 70.0, 0.0, 20.0, 0.0, 0.0, 20.0, 70.0, 0.0, 0.0, 20.0, 0.0, 0.0, 0.0, 0.0, 0.0, 0.0, 0.0, 0.0, 0.0, 0.0, 0.0]}, {"marker": {"color": "rgb(68, 170, 153)"}, "name": "Waffenfolge", "type": "bar", "x": ["Allooy", "cediiiiii_10", "_n3d", "qriezmannsOpa", "Muniix", "chrisihalt", "Fflopse", "Ex4cted", "Gobo9", "NewNormal0947", "HerrDante", "Umgfoin", "rotmann2", "Pedrozockt", "ReichesBrot", "Lelouch610", "JennieKim", "Ninivee", "Joe3346", "FrozenNoah", "Teesily", "Luxemburq", "CML_Justin", "JOW23", "DarkCobweb", "VendasTM", "Freeeedom", "Squashgitter333", "GingerTeddy", "KakaMC", "lizsyy", "La_meleagro", "2B9", "toxicplace", "yzvm", "Shiewk", "miridis41", "agowskyy", "2wc", "Grapfen"], "y": [0.0, 0.0, 0.0, 0.0, 0.0, 0.0, 0.0, 0.0, 0.0, 0.0, 0.0, 0.0, 0.0, 0.0, 0.0, 0.0, 0.0, 0.0, 0.0, 0.0, 0.0, 0.0, 0.0, 0.0, 0.0, 0.0, 0.0, 0.0, 0.0, 0.0, 0.0, 0.0, 0.0, 0.0, 0.0, 0.0, 0.0, 0.0, 0.0, 0.0]}, {"marker": {"color": "rgb(153, 153, 51)"}, "name": "Wettrennen", "type": "bar", "x": ["Allooy", "cediiiiii_10", "_n3d", "qriezmannsOpa", "Muniix", "chrisihalt", "Fflopse", "Ex4cted", "Gobo9", "NewNormal0947", "HerrDante", "Umgfoin", "rotmann2", "Pedrozockt", "ReichesBrot", "Lelouch610", "JennieKim", "Ninivee", "Joe3346", "FrozenNoah", "Teesily", "Luxemburq", "CML_Justin", "JOW23", "DarkCobweb", "VendasTM", "Freeeedom", "Squashgitter333", "GingerTeddy", "KakaMC", "lizsyy", "La_meleagro", "2B9", "toxicplace", "yzvm", "Shiewk", "miridis41", "agowskyy", "2wc", "Grapfen"], "y": [58.0, 36.0, 54.0, 32.0, 34.0, 78.0, 20.0, 10.0, 14.0, 8.0, 4.0, 0.0, 0.0, 0.0, 14.0, 0.0, 38.0, 0.0, 28.0, 0.0, 0.0, 0.0, 8.0, 0.0, 0.0, 30.0, 0.0, 0.0, 24.0, 0.0, 0.0, 0.0, 0.0, 0.0, 0.0, 0.0, 0.0, 0.0, 0.0, 0.0]}], "layout": {"annotations": [{"font": {"size": 12}, "showarrow": false, "text": "Max 100 points per minigame. Records #1 through #10 of games & maps in the active pool are considered (#1: 100, #2: 90, ..., #10: 10). If a minigame has multiple maps, the 100 points are distributed equally. fflopse.github.io/MCP-Records/data-analysis/global-ranking.ipynb", "x": 0.5, "xanchor": "center", "xref": "paper", "y": 1.163, "yref": "paper"}], "barmode": "stack", "legend": {"bgcolor": "rgba(255, 255, 255, 0)", "bordercolor": "rgba(0, 0, 0, 0)", "font": {"size": 12}, "traceorder": "normal", "x": 1.05, "y": 0.5}, "margin": {"r": 200}, "title": {"text": "Extended Overall Record Comparison - Top 40 Players"}, "xaxis": {"title": {"text": "Player"}}, "yaxis": {"title": {"text": "Points"}}}}
